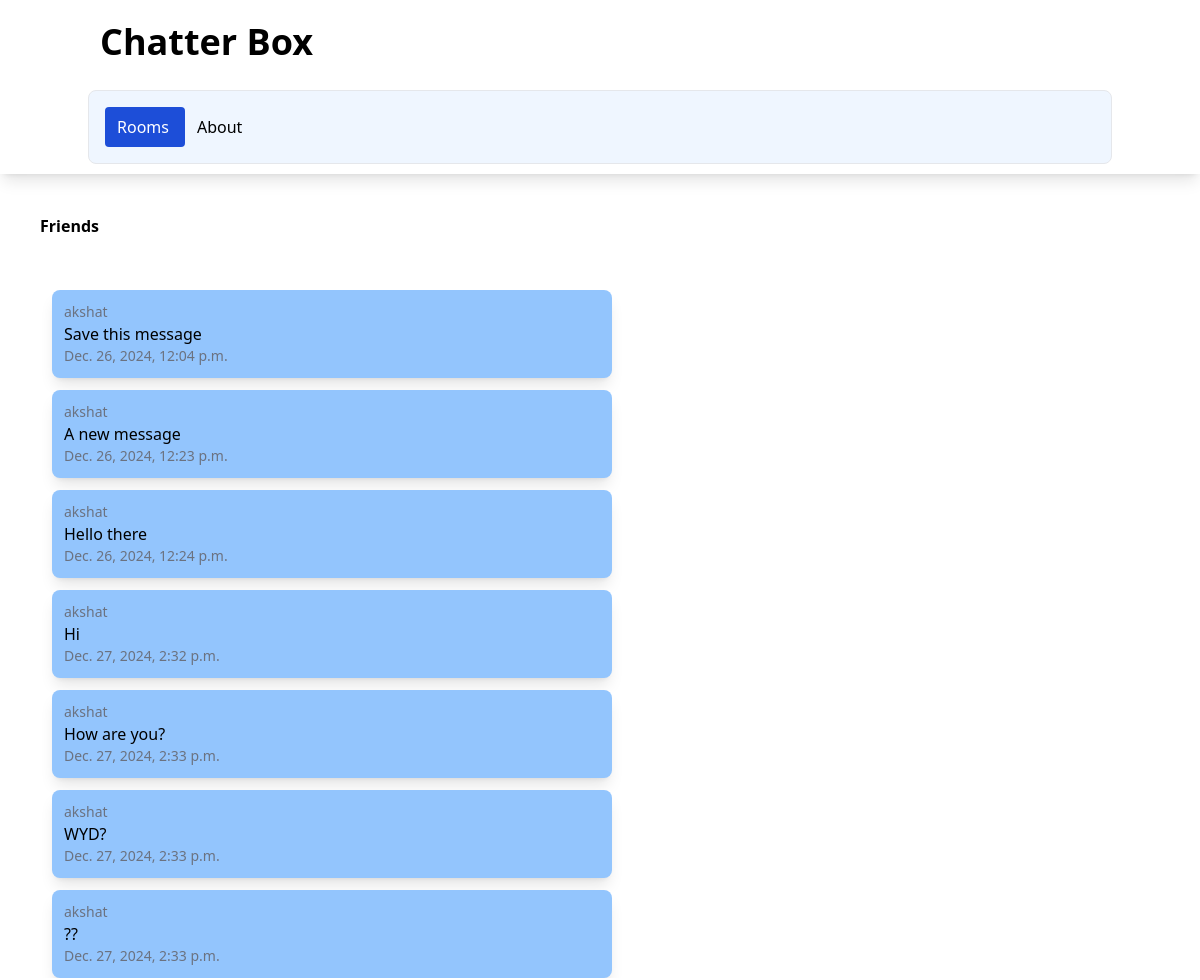
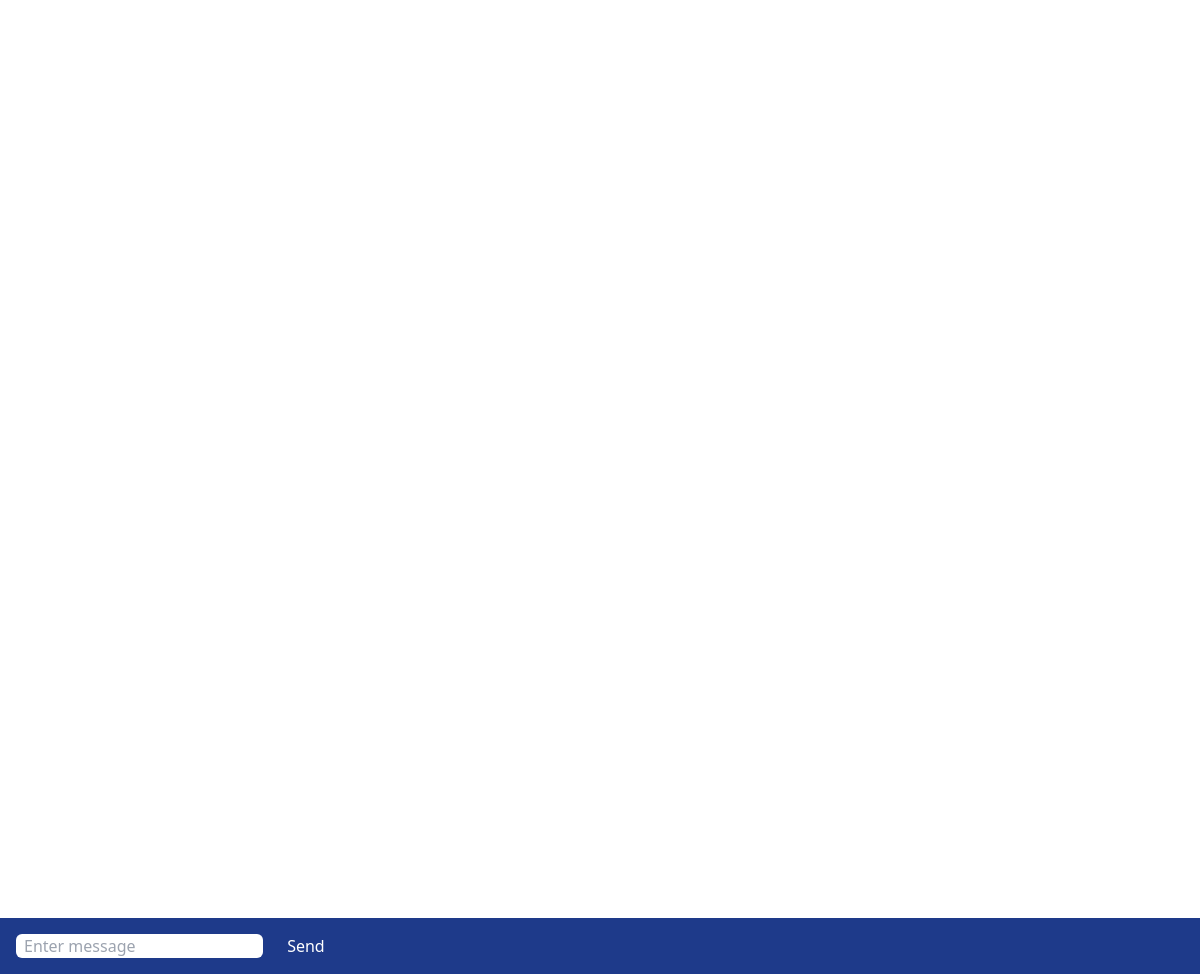
Screenshot of /rooms/friends/ with the database file from the repository (2 pictures, top to bottom).
### chatapp/models.py (models this page shows)
class ChatRoom(models.Model):
    name = models.CharField(max_length=100)
    slug = models.SlugField(unique=True)

class ChatMessage(models.Model):
    user = models.ForeignKey(User, on_delete=models.CASCADE)
    room = models.ForeignKey(ChatRoom, on_delete=models.CASCADE)
    message_content = models.TextField()
    date = models.DateTimeField(auto_now=True)
    class Meta:
        ordering = ('date',)

### chatapp/views.py (the view)
# urls.py: path('<slug:slug>/', views.chatroom, name='chatroom'),
def chatroom(request, slug):
    chatroom = ChatRoom.objects.get(slug=slug)
    messages = ChatMessage.objects.filter(room=chatroom)[0:30]
    return render(request, 'chatapp/room.html', {'chatroom': chatroom, 'messages':messages})

### chatapp/templates/chatapp/room.html (shortened to what this page needs)
{% extends 'chatapp/base.html' %}
{% block body %}
<div class="m-10 font-bold">
{{ chatroom.name }}
</div>
<div class="message-container m-10 overflow-auto h-[700px]" id="message-container">
<div id="chat-messages">
    {% for message in messages %}
    <div class="message shadow-lg p-3 m-3 rounded-lg w-1/2 bg-blue-300">
        <div class="text-sm text-gray-500">
            {{ message.user.username }}
        </div>
            {{ message.message_content }}
        <div class="text-sm text-gray-500">
            {{ message.date}}
        </div>
    </div>
    {% endfor %}
</div>
</div>
<div class="form-container fixed inset-x-0 bottom-0 bg-blue-900 p-4">
<form method="post">
    <input class="rounded-md px-2" id="message-input" type="text" name="message" placeholder="Enter message">
    <button class="text-white ml-5" id="send-button" type="submit">Send</button>
</form>
</div>
{% endblock %}

### chatapp/templates/chatapp/base.html (shortened to what this page needs)
<!DOCTYPE html>
<html lang="en">
<head>
    <script src="https://cdn.tailwindcss.com"></script>
</head>
<body>
    <nav class="shadow-lg px-3 py-2.5">
        <div class="container flex flex-wrap justify-between mx-auto">
            <a class="flex items-center" href="">
                <span class="self-center text-4xl font-semibold">Chatter Box</span>
            </a>
            <div class="w-full block w-auto">
                <ul class="flex flex-row p-4 mt-4 border rounded-lg border-grau-100 bg-blue-50">
                    <li>
                        <a class="block py-2 pl-3 pr-4 rounded bg-blue-700 text-white" href="">Rooms</a>
                    </li>
                    <li>
                        <a class="block py-2 pl-3 pr-4 rounded " href="">About</a>
                    </li>
                </ul>
            </div>
        </div>
    </nav>
    {% block body %}
    {% endblock %}
</body>
</html>

### rows the page displays
ChatRoom: name "Friends"
ChatMessage: user.username "akshat", message_content "Save this message", date "Dec. 26, 2024, 12:04 p.m."
ChatMessage: user.username "akshat", message_content "A new message", date "Dec. 26, 2024, 12:23 p.m."
ChatMessage: user.username "akshat", message_content "Hello there", date "Dec. 26, 2024, 12:24 p.m."
ChatMessage: user.username "akshat", message_content "Hi", date "Dec. 27, 2024, 2:32 p.m."
ChatMessage: user.username "akshat", message_content "How are you?", date "Dec. 27, 2024, 2:33 p.m."
ChatMessage: user.username "akshat", message_content "WYD?", date "Dec. 27, 2024, 2:33 p.m."
ChatMessage: user.username "akshat", message_content "??", date "Dec. 27, 2024, 2:33 p.m."
